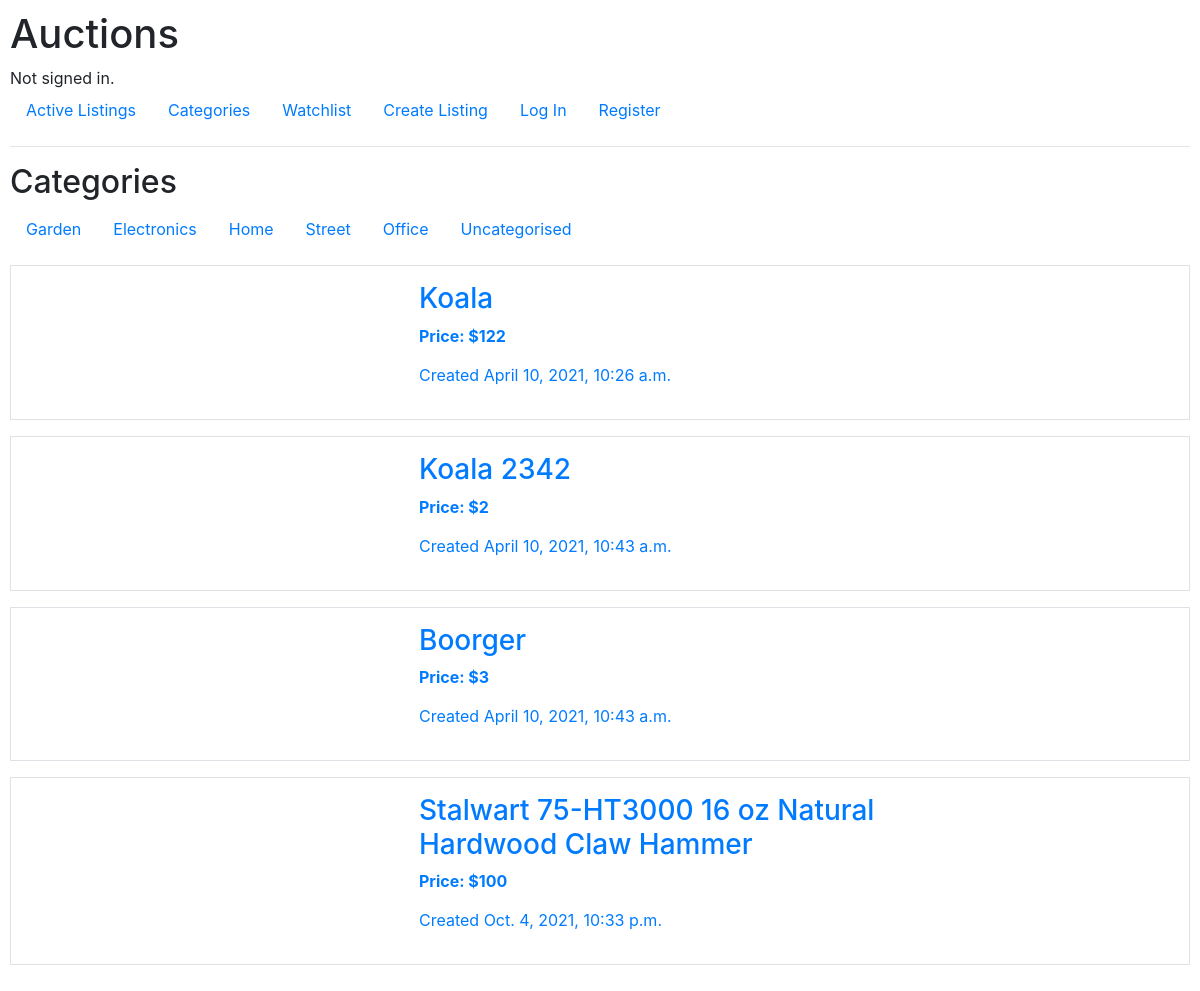
/categories/Garden, run on the app's committed database.
### auctions/models.py (models this page shows, shortened)
class Category(models.Model):
    name = models.CharField(max_length=64)
    def __str__(self):
        return f"{self.name}"

class Listing(models.Model):
    user = models.ForeignKey(User, on_delete=models.CASCADE)
    title = models.CharField(max_length=64)
    description = models.CharField(max_length=64)
    price = models.IntegerField()
    image = models.ImageField()
    category = models.ForeignKey(Category, on_delete=models.CASCADE)
    created = models.DateTimeField(auto_now_add=True, blank=True)
    active = models.BooleanField()

### auctions/views.py (the view)
# urls.py: path("categories", views.categories, name="categories"),
def categories(request, name):
    if name == "Uncategorised":
        listings = Listing.objects.all()
        return render(request, "auctions/categories.html", {
            "listings": listings,
            "names": Category.objects.all()
        })
    else:
        listings = Listing.objects.filter(category=Category.objects.get(name=name).id)
    return render(request, "auctions/categories.html", {
        "listings": listings,
        "names": Category.objects.all()
    })

### auctions/templates/auctions/categories.html (shortened to what this page needs)
{% extends "auctions/layout.html" %}
{% block body %}
    <h2>Categories</h2>
    <ul class="nav">
        {% for name in names %}
        <li class="nav-item">
            <a class="nav-link" href="{% url 'categories' name %}">{{ name }}</a>
        </li>
        {%endfor%}
    </ul>
            {% for listing in listings %}
                <a href="{% url 'listings' listing.id %}">
                <div class="container-fluid p-3 my-3 border" style="position: relative;">
                    <div class="row">
                        <div class="col-sm-4">
                        </div>
                        <div class="col-sm-6 info">
                            <h3>{{listing.title}}</h3>
                            <strong>Price: ${{listing.price}}</strong><br>
                            <p class="info">Created {{listing.created}}</p>
                        </div>
                    </div>
                </div>
                </a>
            {% endfor %}
{% endblock %}

### auctions/static/auctions/styles.css (style rules this page uses)
body { padding: 10px; }
p.info { margin-top: 15px; }

### data on the page
Category: name "Garden"
Category: name "Electronics"
Category: name "Home"
Category: name "Street"
Category: name "Office"
Category: name "Uncategorised"
Listing: title "Koala", price "122", created "April 10, 2021, 10:26 a.m."
Listing: title "Koala 2342", price "2", created "April 10, 2021, 10:43 a.m."
Listing: title "Boorger", price "3", created "April 10, 2021, 10:43 a.m."
Listing: title "Stalwart 75-HT3000 16 oz Natural Hardwood Claw Hammer", price "100", created "Oct. 4, 2021, 10:33 p.m."
